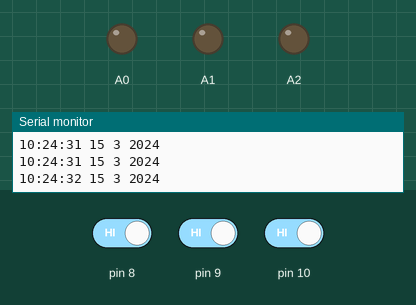
This sketch was run on a simulated Arduino Uno, built with avr-gcc and run on an emulated ATmega328P. Shown: output pins drawn as LEDs (lit = HIGH), the last lines printed to the serial monitor. The inputs (shaded band) are chosen by the test bench; at power-on: pin 8 HIGH, pin 9 HIGH, pin 10 HIGH. The local clock reads 2024-03-15 10:24:30 at power-on unless the sketch sets it.

Above: at 2.3 s.
2.4 s: pin 8 driven LOW
At 3.5 s:
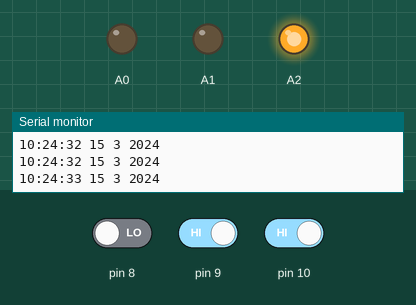
4.0 s: pin 9 driven LOW
At 5.2 s:
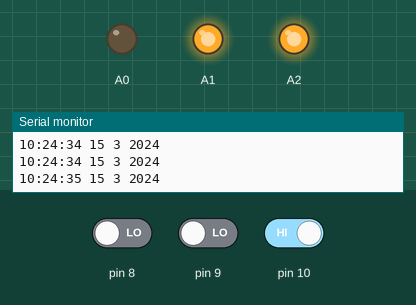
5.5 s: pin 10 driven LOW
At 6.0 s:
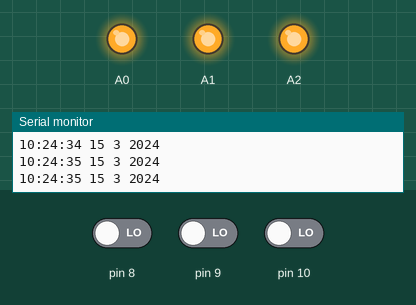
7.0 s: pin 8 driven HIGH
At 7.8 s:
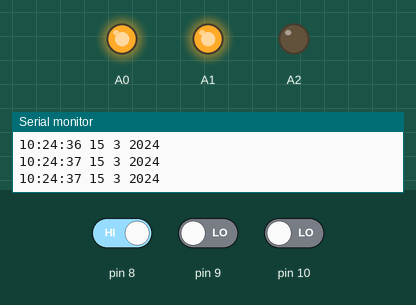
8.5 s: pin 9 driven HIGH
At 9.6 s:
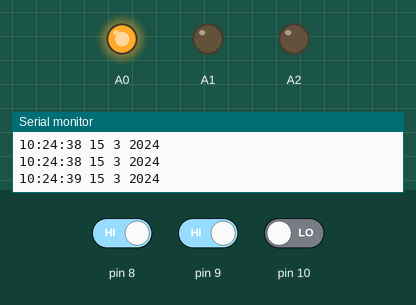
10.1 s: pin 8 driven LOW
At 11.4 s:
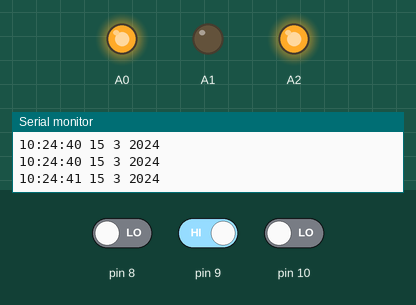
Timing chart, 0 to 12.6 s (numbered marks = the images above; inputs shaded):
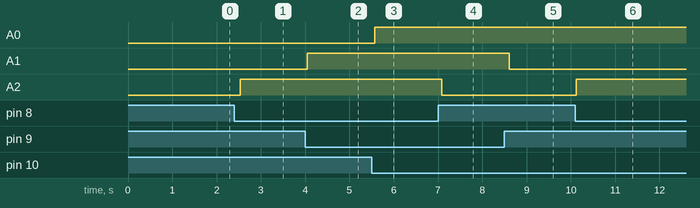

The sketch:

PLC_Einstron_Sin_Bluetooth.ino
```cpp
/*
 * TimeRTC.pde
 * example code illustrating Time library with Real Time Clock.
 *
 */

#include <TimeLib.h>
#include <TimeAlarms.h>
#include <Wire.h>
#include <DS1307RTC.h>  // a basic DS1307 library that returns time as a time_t

byte estado8=0;
byte estado9=0;
byte estado10=0;
void setup()  {
  Serial.begin(9600);
  pinMode(A2,1);
  pinMode(A1,1);
  pinMode(A0,1);
    pinMode(8,0);
    pinMode(9,0);
    pinMode(10,0);

  digitalWrite(A2,0);
  digitalWrite(A1,0);
  digitalWrite(A0,0);
  while (!Serial) ; // wait until Arduino Serial Monitor opens
  setSyncProvider(RTC.get);   // the function to get the time from the RTC
  if(timeStatus()!= timeSet)
     Serial.println("Unable to sync with the RTC");
  else
     Serial.println("RTC has set the system time");

}

void loop()
{

    digitalClockDisplay();
   Alarm.delay(500);
   estado8=digitalRead(8);
   estado9=digitalRead(9);
   estado10=digitalRead(10);

     if( estado8==0){
      digitalWrite(A2,1);
      }else{digitalWrite(A2,0);}
     if( estado9==0){
      digitalWrite(A1,1);
      }else{digitalWrite(A1,0);}
     if( estado10==0){
      digitalWrite(A0,1);
      }else{digitalWrite(A0,0);}


}

void digitalClockDisplay(){
  // digital clock display of the time
  Serial.print(hour());
  printDigits(minute());
  printDigits(second());
  //  if(second()==23){
     //  digitalWrite(8,1);
    //  }
    //   if(second()==30){
    //  digitalWrite(8,0);
    //  }


    if(hour()==19&&minute()==1&&second()==0){
      digitalWrite(A2,1);
      delay(2000);
      digitalWrite(A1,1);
      delay(2000);
      digitalWrite(A0,1);
      delay(2000);
      digitalWrite(A2,0);

      digitalWrite(A1,0);

      digitalWrite(A0,0);

      }


  Serial.print(" ");
  Serial.print(day());
  Serial.print(" ");
  Serial.print(month());
  Serial.print(" ");
  Serial.print(year());
  Serial.println();
}

void printDigits(int digits){
  // utility function for digital clock display: prints preceding colon and leading 0
  Serial.print(":");
  if(digits < 10)
    Serial.print('0');
  Serial.print(digits);
}
```

Measured:
- after the input at 2.4 s, A2: LOW → HIGH after 0.13 s
- after the input at 4.0 s, A1: LOW → HIGH after 0.05 s
- after the input at 5.5 s, A0: LOW → HIGH after 0.07 s
- after the input at 7.0 s, A2: HIGH → LOW after 0.09 s
- after the input at 8.5 s, A1: HIGH → LOW after 0.11 s
- after the input at 10.1 s, A2: LOW → HIGH at once
